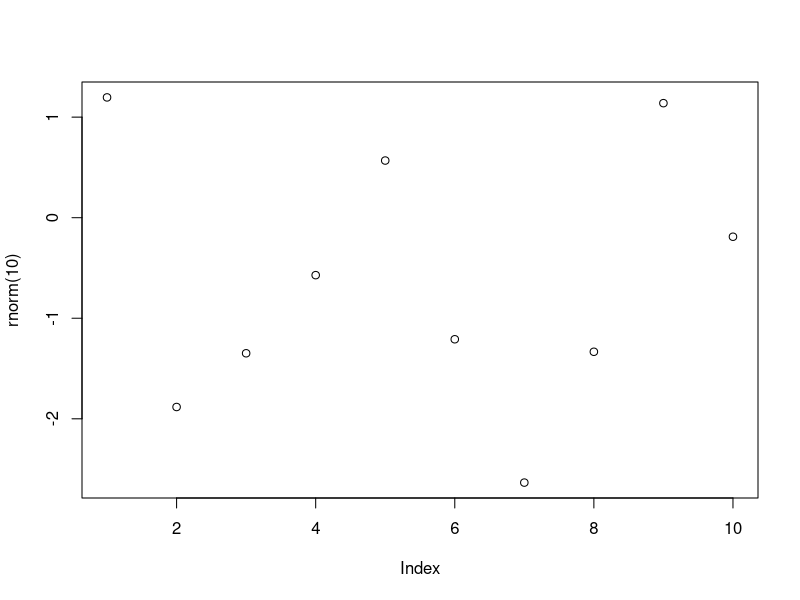

The R source for this figure: (Note: this script raises an error after producing the figure.)
# Funções

?sample
args(sample)
args(mean)
args(sd)

# Funções Built-in
abs(-43)
sum(c(1:5))
seq(1:5)
sort(rev(c(1:5)))
append(c(1:5),6)

vec1 <- c(1.5, 2.5, 8.4, 3.7, 6.3)
vec2 <- rev(vec1)
vec2

# Funções dentro de funções
plot(rnorm(10))

# Criando funções
myfunc <- function(x) {x + x}
myfunc(10)
class(myfunc)

myfunc2 <- function(a, b) {
  valor = a ^ b
  print(valor)
}
myfunc2(3,2)

jogando_dados <- function() {
  num <- sample(1:6, size = 1)
  num
}

jogando_dados()

# Escopo
print(num)
num <- c(1:6)
num

# Funções sem argumentos
vec1 <- (10:13)
vec2 <- c("a", "b", "c", "d")
vec3 <- c(6.5, 9.2, 11.9, 5.1)

myfunc3 <- function(...) {
  df = data.frame(cbind(...))
  print(df)
}

myfunc3(vec1)

myfunc3(vec2, vec3)
myfunc3(vec1, vec2, vec3)





